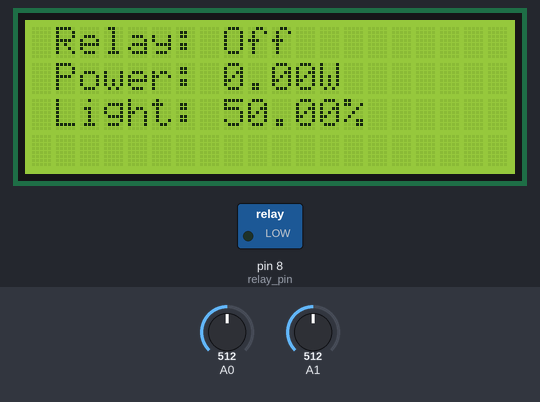
Simulated run of this sketch. Board: Arduino Uno, built with avr-gcc and run on an emulated ATmega328P. Parts: 20×4 character LCD, switched loads named in the sketch (green lamp = pin HIGH). Inputs (shaded band) come from the test bench; at power-on: A0 = 512, A1 = 512.

Above: at 3.3 s.
3.4 s: A0 set to 501
At 4.4 s:
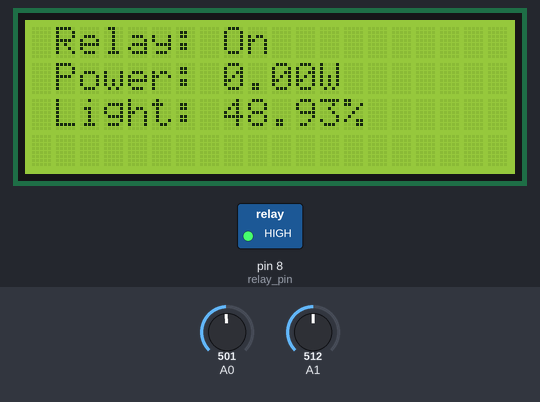
5.2 s: A0 set to 112
At 6.0 s:
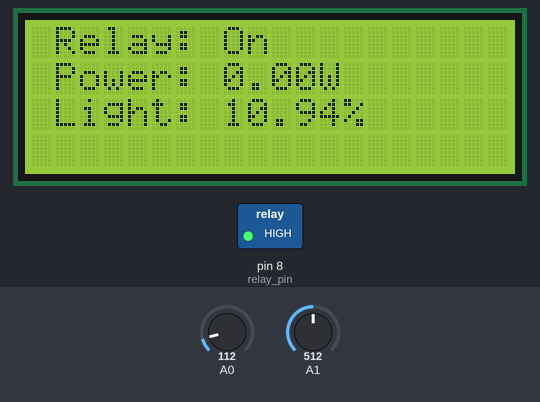
6.9 s: A0 set to 95
At 7.5 s:
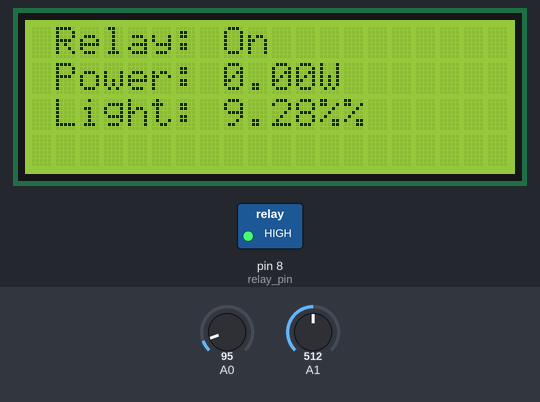
8.5 s: A1 set to 716
At 9.1 s:
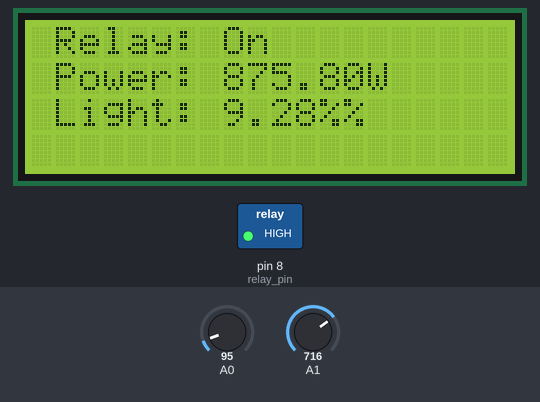
10.2 s: A1 set to 550
At 10.7 s:
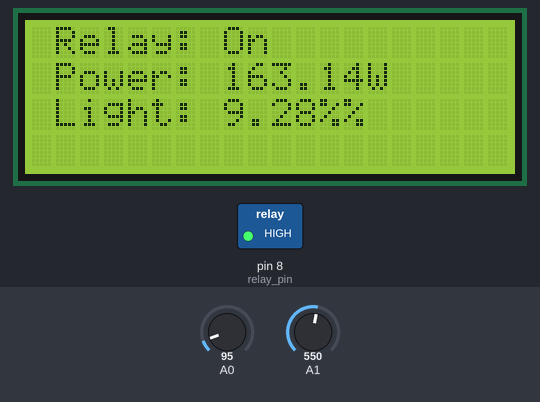
11.8 s: A1 set to 524
At 12.4 s:
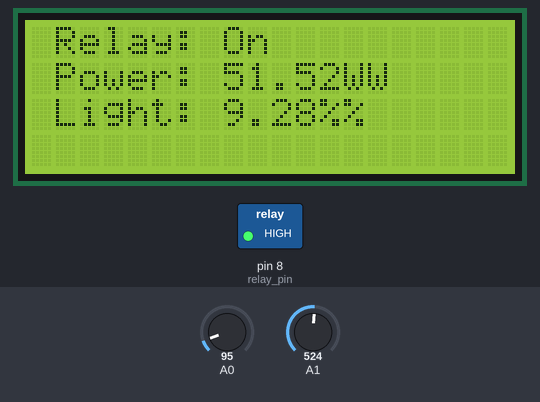
Timing chart, 0 to 14.5 s (numbered marks = the images above; inputs shaded):
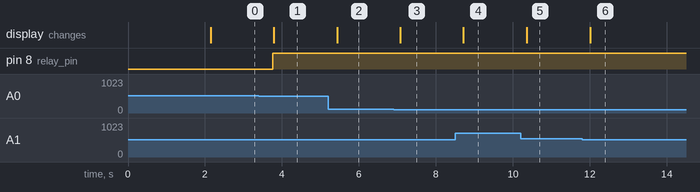

The sketch:

smart_lamp.ino
```cpp
// Code for the smart lamp project

// Libraries
#include <Wire.h>
#include <LiquidCrystal_I2C.h>

// Relay state
const int relay_pin = 8;
boolean relay_state = false;

// LCD display instance
LiquidCrystal_I2C lcd(0x27,20,4);

// Define measurement variables
float amplitude_current;
float effective_value;
float effective_voltage = 230; // Set voltage to 230V (Europe) or 110V (US)
float effective_power;
float zero_sensor;

void setup()
{
  // Initialize the lcd
  lcd.init();

  // Print a message to the LCD.
  lcd.backlight();
  lcd.setCursor(1,0);
  lcd.print("Hello !");
  lcd.setCursor(1,1);
  lcd.print("Initializing ...");

  // Set relay pin to output
  pinMode(relay_pin,OUTPUT);

  // Calibrate sensor with null current
  zero_sensor = getSensorValue(A1);

  // Clear LCD
  delay(2000);
  lcd.clear();
}

void loop()
{
  // Measure light level
  float sensor_reading = analogRead(A0);
  float light = (sensor_reading/1024*100);

  // Perform power measurement
  float sensor_value = getSensorValue(A1);

  // Convert to current
  amplitude_current = (float)(sensor_value-zero_sensor)/1024*5/185*1000000;
  effective_value = amplitude_current/1.414;
  effective_power = abs(effective_value*effective_voltage/1000);

  // Switch relay accordingly
  // If the light level is more than 75 %, switch the lights off
  if (light > 75) {
    digitalWrite(relay_pin, LOW);
    relay_state = false;
  }
  // If the light level is less than 50 %, switch the lights off
  if (light < 50) {
    digitalWrite(relay_pin, HIGH);
    relay_state = true;
  }

  // Update LCD screen

  // Display relay state
  lcd.setCursor(1,0);
  lcd.print("Relay: ");
  if (relay_state) {lcd.print("On ");}
  else {lcd.print("Off");}

  // Display energy consumption
  lcd.setCursor(1,1);
  lcd.print("Power: ");
  lcd.print(effective_power);
  lcd.print("W");

  // Display light level
  lcd.setCursor(1,2);
  lcd.print("Light: ");
  lcd.print(light);
  lcd.print("%");

  // Wait 500 ms
  delay(500);

}

// Get the reading from the current sensor
float getSensorValue(int pin)
{
  int sensorValue;
  float avgSensor = 0;
  int nb_measurements = 100;
  for (int i = 0; i < nb_measurements; i++) {
    sensorValue = analogRead(pin);
    avgSensor = avgSensor + float(sensorValue);
  }
  avgSensor = avgSensor/float(nb_measurements);
  return avgSensor;
}
```

Measured:
- the behaviour switches between 512 and 511 on A0 (found by bisection; images 0 and 1)
- the behaviour switches between 103 and 102 on A0 (found by bisection; images 2 and 3)
- the behaviour switches between 536 and 535 on A1 (found by bisection; images 5 and 6)
- after the input at 3.4 s, pin 8 (relay_pin): LOW → HIGH after 0.36 s; the display: changes after 0.39 s (image 1)
- after the input at 5.2 s, the display: changes after 0.23 s (image 2)
- after the input at 6.9 s, the display: changes after 0.18 s (image 3)
- after the input at 8.5 s, the display: changes after 0.22 s (image 4)
- after the input at 10.2 s, the display: changes after 0.16 s (image 5)
- after the input at 11.8 s, the display: changes after 0.21 s (image 6)
